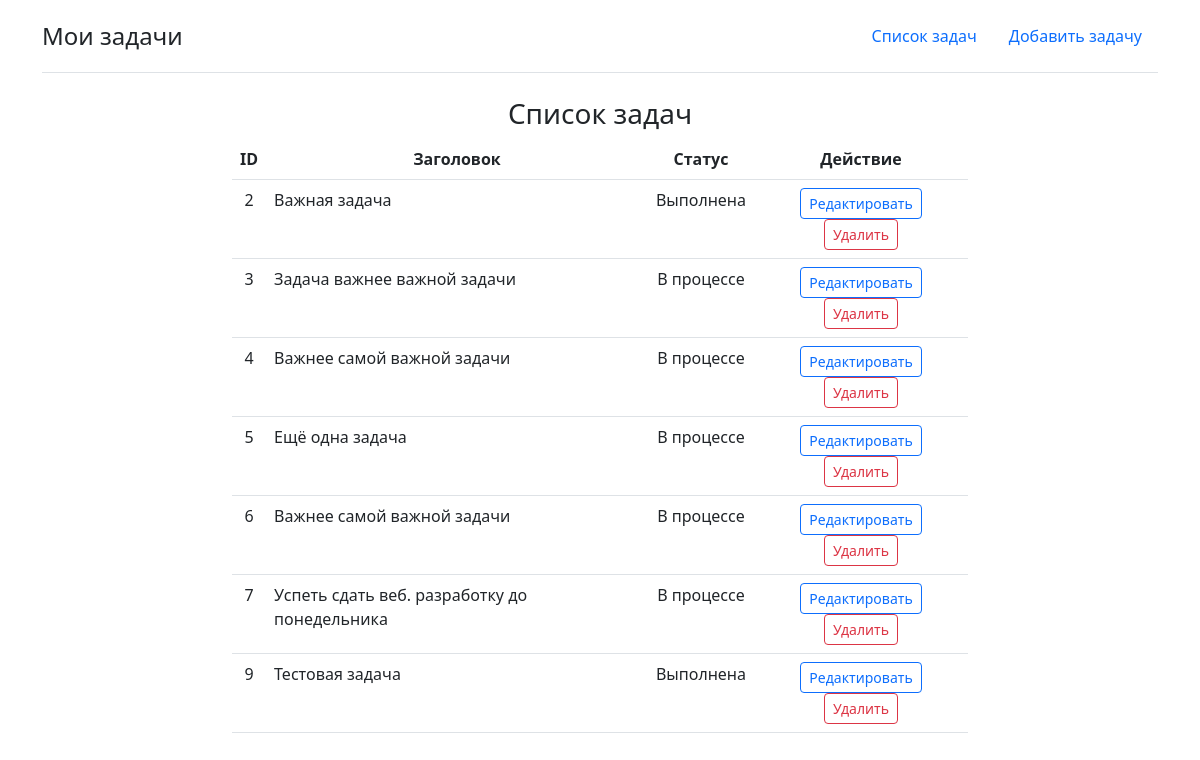
/todo/, run on the app's committed database.
### todoapp/models.py (models this page shows, shortened)
class c_todo(models.Model):
    Todoid = models.AutoField(primary_key=True)
    Todotext = models.TextField()
    Tododone = models.BooleanField()

### todoapp/views.py (the view)
# urls.py: path('', views.todoList),
def todoList(request):
    context = {
        'title' : 'Список задач',
        'todoList' : c_todo.objects.all()
    }
    return render(request, "list.html", context)

### todoapp/templates/list.html
{% extends 'header.html' %}
{% block content %}
<div class="row">
    <div class="col-lg-2">
    </div>
    <div class="col-lg-8">
        <h3 class="text-center">{{ title }}</h3>
        <table class="table ads_table">
            <thead>
                <tr class="text-center">
                    <th scope="col">ID</th>
                    <th scope="col">Заголовок</th>
                    <th scope="col">Статус</th>
                    <th scope="col">Действие</th>
                </tr>
            </thead>
            <tbody>
                {% for c_todo in todoList %}
                <tr>
                    <td class="text-center">{{ c_todo.Todoid }}</td>
                    <td>{{ c_todo.Todotext }}</td>
                    <td class="text-center">{% if c_todo.Tododone %} Выполнена {% else %} В процессе {% endif %}</td>
                    <td class="text-center">
                        <a type="button" class="btn btn-sm btn-outline-primary" href="/todo/todoedit/{{ c_todo.Todoid }}">Редактировать</a>
                        <a type="button" class="btn btn-sm btn-outline-danger" href="/todo/tododel/{{ c_todo.Todoid }}">Удалить</a>
                    </td>
                </tr>
                {% endfor %}
            </tbody>
        </table>
    </div>
    <div class="col-lg-2">
    </div>
</div>
{% endblock %}

### todoapp/templates/header.html (shortened to what this page needs)
<!DOCTYPE html>
<html>
<head>
    <link rel="stylesheet" href="https://cdn.jsdelivr.net/npm/bootstrap@5.2.3/dist/css/bootstrap.min.css">
</head>
<div class="container">
    <header class="d-flex flex-wrap justify-content-center py-3 mb-4 border-bottom">
        <a href="/todo" class="d-flex align-items-center mb-3 mb-md-0 me-md-auto text-dark text-decoration-none">
            <span class="fs-4">Мои задачи</span>
        </a>
        <ul class="nav nav-pills">
            <li class="nav-item"><a href="/todo/list" class="nav-link">Список задач</a></li>
            <li class="nav-item"><a href="/todo/addtodo" class="nav-link">Добавить задачу</a></li>
        </ul>
    </header>
</div>
<div class="container">
    {% block content %}
    {% endblock %}
</div>

### data on the page
c_todo: Todoid "2", Todotext "Важная задача", Tododone "Выполнена"
c_todo: Todoid "3", Todotext "Задача важнее важной задачи", Tododone "В процессе"
c_todo: Todoid "4", Todotext "Важнее самой важной задачи", Tododone "В процессе"
c_todo: Todoid "5", Todotext "Ещё одна задача", Tododone "В процессе"
c_todo: Todoid "6", Todotext "Важнее самой важной задачи", Tododone "В процессе"
c_todo: Todoid "7", Todotext "Успеть сдать веб. разработку до понедельника", Tododone "В процессе"
c_todo: Todoid "9", Todotext "Тестовая задача", Tododone "Выполнена"

### other printed values
{{ title }} "Список задач"
